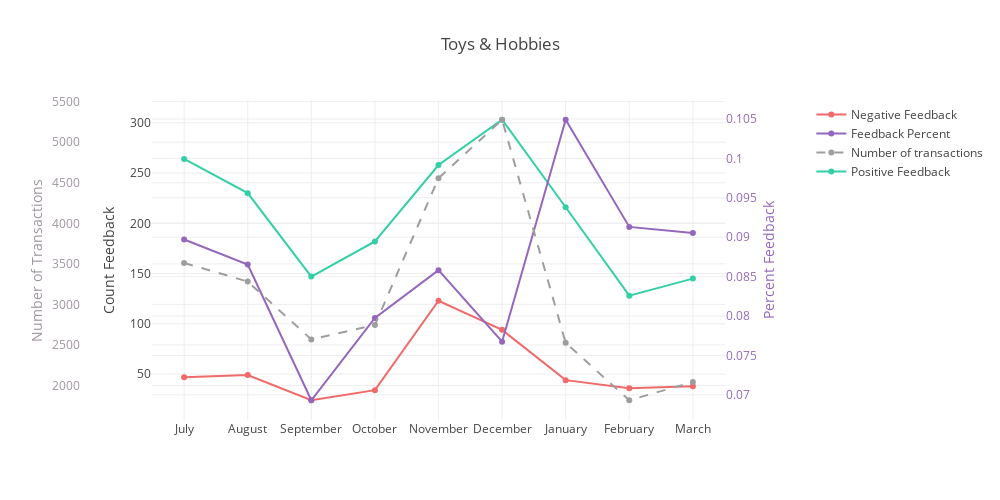

This figure's notebook cell:
### Code cell
category_graph('Toys & Hobbies')

### Figure 1 — Plotly figure (JSON) as saved in the notebook; plotly's stock layout.template omitted (floating-point values rounded to 4 significant figures)
{"data": [{"line": {"color": "#F06A6A"}, "name": "Negative Feedback", "type": "scatter", "uid": "7560c72d-3f1d-4cc5-bd44-c45dcd7e81c3", "x": ["July", "August", "September", "October", "November", "December", "January", "February", "March"], "y": [47, 49, 24, 34, 123, 94, 44, 36, 38]}, {"line": {"color": "rgb(148, 103, 189)"}, "name": "Feedback Percent", "type": "scatter", "uid": "da4a1bdc-889a-422b-8a2c-223b0b8e5b34", "x": ["July", "August", "September", "October", "November", "December", "January", "February", "March"], "y": [0.08972, 0.08653, 0.06931, 0.07975, 0.08582, 0.07675, 0.1049, 0.09131, 0.09055], "yaxis": "y2"}, {"line": {"color": "#9E9E9E", "dash": "dash"}, "name": "Number of transactions", "type": "scatter", "uid": "cbea1df4-08c9-4c7b-8474-5512add51f0c", "x": ["July", "August", "September", "October", "November", "December", "January", "February", "March"], "y": [3511, 3282, 2568, 2746, 4556, 5277, 2526, 1818, 2043], "yaxis": "y3"}, {"line": {"color": "#33CFA5"}, "name": "Positive Feedback", "type": "scatter", "uid": "538e1a69-9637-487a-8bec-b2fb3320fe90", "x": ["July", "August", "September", "October", "November", "December", "January", "February", "March"], "y": [264, 230, 147, 182, 258, 303, 216, 128, 145]}], "layout": {"autosize": false, "height": 500, "title": {"text": "Toys & Hobbies"}, "width": 1000, "xaxis": {"autorange": true, "domain": [0.1, 0.9], "range": [-0.5109, 8.511], "type": "category"}, "yaxis": {"autorange": true, "range": [4.356, 322.6], "title": {"text": "Count Feedback"}, "type": "linear"}, "yaxis2": {"autorange": true, "overlaying": "y", "range": [0.06681, 0.1074], "side": "right", "tickfont": {"color": "rgb(148, 103, 189)"}, "title": {"font": {"color": "rgb(148, 103, 189)"}, "text": "Percent Feedback"}, "type": "linear"}, "yaxis3": {"anchor": "free", "autorange": true, "overlaying": "y", "position": 0, "range": [1574.0, 5521.0], "side": "left", "tickfont": {"color": "rgb(158, 148, 158)"}, "title": {"font": {"color": "rgb(158, 148, 158)"}, "text": "Number of Transactions"}, "type": "linear"}}}
